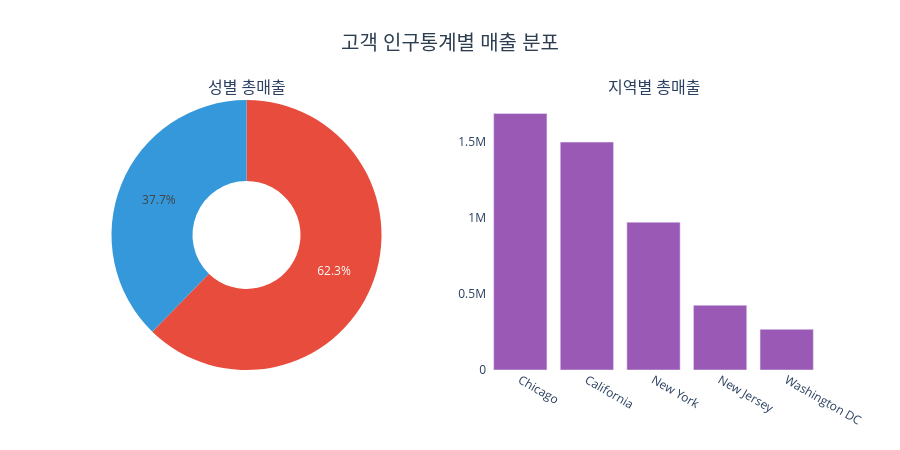

The notebook cell saved with this chart:
### Code cell
fig = make_subplots(
    rows=1, cols=2,
    subplot_titles=['성별 총매출', '지역별 총매출'],
    specs=[[{'type': 'pie'}, {'type': 'bar'}]]
)

fig.add_trace(go.Pie(
    labels=gender['성별'], values=gender['총매출'],
    hole=0.4, name='성별',
    marker=dict(colors=['#3498db', '#e74c3c'])
), row=1, col=1)

fig.add_trace(go.Bar(
    x=region['고객지역'], y=region['총매출'],
    marker_color='#9b59b6', name='지역별'
), row=1, col=2)

fig.update_layout(
    title=dict(text='고객 인구통계별 매출 분포', x=0.5, xanchor='center',
               font=dict(size=20, color='#2c3e50')),
    plot_bgcolor='white',
    showlegend=False,
    height=450
)

fig.show()

### Figure 1 — Plotly figure (JSON) as saved in the notebook; plotly's stock layout.template omitted (floating-point values rounded to 4 significant figures)
{"data": [{"domain": {"x": [0, 0.45], "y": [0, 1]}, "hole": 0.4, "labels": ["남", "여"], "marker": {"colors": ["#3498db", "#e74c3c"]}, "name": "성별", "type": "pie", "values": [1825000.0, 3015000.0]}, {"marker": {"color": "#9b59b6"}, "name": "지역별", "type": "bar", "x": ["Chicago", "California", "New York", "New Jersey", "Washington DC"], "xaxis": "x", "y": [1683000.0, 1495000.0, 969900.0, 424900.0, 266700.0], "yaxis": "y"}], "layout": {"annotations": [{"font": {"size": 16}, "showarrow": false, "text": "성별 총매출", "x": 0.225, "xanchor": "center", "xref": "paper", "y": 1, "yanchor": "bottom", "yref": "paper"}, {"font": {"size": 16}, "showarrow": false, "text": "지역별 총매출", "x": 0.775, "xanchor": "center", "xref": "paper", "y": 1, "yanchor": "bottom", "yref": "paper"}], "height": 450, "plot_bgcolor": "white", "showlegend": false, "title": {"font": {"color": "#2c3e50", "size": 20}, "text": "고객 인구통계별 매출 분포", "x": 0.5, "xanchor": "center"}, "xaxis": {"anchor": "y", "domain": [0.55, 1]}, "yaxis": {"anchor": "x", "domain": [0, 1]}}}
